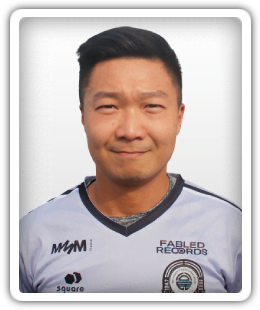
#> input picture Root/1000050.png, 260 x 310 px, found by its file name
$ python test_apply.py
#> lines starting #> are read from the running program, lines starting #| are printed output that depends on the picture; after the words box and inside, x2 and y2 are one past the last pixel; in counts of white or black regions, pixels touching at a corner belong together
### MVP1/apply_border.py
"""Apply the Football Manager portrait border to a 260x310 input image.

Usage:
    python apply_border.py INPUT [OUTPUT] [--fit]

The transformation composites your portrait into the canonical FM portrait
frame defined by template_alpha.npy:

    out.RGB[p] = portrait.RGB[p]   if p in content region (opaque)
               = (0,0,0)           elsewhere (black outer glow)
    out.A[p]   = template_alpha[p]

Modes:
    default : pixel-aligned. Your 260x310 image is masked directly by the
              template (edges outside the rounded content area are clipped).
    --fit   : your portrait is scaled to cover the content bounding box,
              so nothing important is lost to the rounded corners.
"""
import os
import sys
import numpy as np
from PIL import Image

BASE = os.path.dirname(os.path.abspath(__file__))
TEMPLATE_PATH = os.path.join(BASE, "template_alpha.npy")

TARGET_SIZE = (260, 310)  # (W, H)


def load_template():
    if not os.path.exists(TEMPLATE_PATH):
        raise FileNotFoundError(
            "template_alpha.npy not found. Run build_template.py first."
        )
    return np.load(TEMPLATE_PATH)  # (H, W) uint8
#> (reads MVP1/template_alpha.npy from the repository)


def content_bbox(content_mask):
    ys, xs = np.where(content_mask)
    return xs.min(), ys.min(), xs.max() + 1, ys.max() + 1  # x0,y0,x1,y1


def apply_border(portrait: Image.Image, template: np.ndarray, fit: bool = False) -> Image.Image:
#> called with fit = False
    H, W = template.shape
#> H = 310; W = 260
    content_mask = template == 255
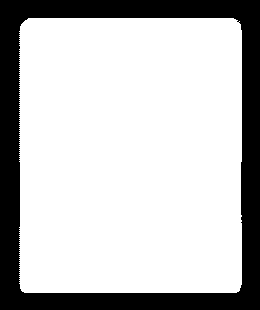
#> content_mask: shape (310, 260) bool; 75.7% white; 1 black region, box (x1, y1, x2, y2) and area: (0, 0, 260, 310) 19602

    if fit:
        # Scale portrait to cover content bbox, then place it.
        x0, y0, x1, y1 = content_bbox(content_mask)
        bw, bh = x1 - x0, y1 - y0
        src = portrait.convert("RGB")
        sw, sh = src.size
        scale = max(bw / sw, bh / sh)
        new = (max(1, round(sw * scale)), max(1, round(sh * scale)))
        src = src.resize(new, Image.LANCZOS)
        # center-crop to bbox size
        left = (src.size[0] - bw) // 2
        top = (src.size[1] - bh) // 2
        src = src.crop((left, top, left + bw, top + bh))
        canvas = np.zeros((H, W, 3), dtype=np.uint8)
        canvas[y0:y1, x0:x1] = np.asarray(src)
        rgb = canvas
    else:
        # Pixel-aligned: portrait must fill the full 260x310 frame.
        src = portrait.convert("RGB")
        if src.size != TARGET_SIZE:
            src = src.resize(TARGET_SIZE, Image.LANCZOS)
        rgb = np.asarray(src).copy()

    # Force black everywhere outside the content region (the glow is black).
    rgb[~content_mask] = 0

    out = np.dstack([rgb, template]).astype(np.uint8)
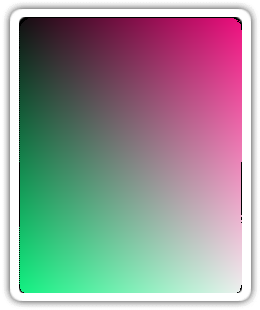
#> out: shape (310, 260, 4); mean R, G, B, A 96.6, 96.5, 96.5, 198.9; transparent parts drawn white
    return Image.fromarray(out, mode="RGBA")


# [15 lines left out: function main, not called in this run]


# [2 lines that do not run on import are left out]

### MVP1/test_apply.py
"""Test apply_border by generating a portrait and verifying output vs template."""
import os
import numpy as np
from PIL import Image
from apply_border import apply_border, load_template, TARGET_SIZE

BASE = os.path.dirname(os.path.abspath(__file__))
template = load_template()
H, W = template.shape

# 1) Make a synthetic gradient portrait (so we can see content survives)
xv, yv = np.meshgrid(np.linspace(0, 255, W), np.linspace(0, 255, H))
r = xv.astype(np.uint8)
g = yv.astype(np.uint8)
b = ((xv + yv) / 2).astype(np.uint8)
portrait = Image.fromarray(np.dstack([r, g, b]).astype(np.uint8), "RGB")
portrait.save(os.path.join(BASE, "test_input.png"))

# 2) Apply (default + fit)
out = apply_border(portrait, template, fit=False)
out.save(os.path.join(BASE, "test_output.png"))
out_fit = apply_border(portrait, template, fit=True)
#> call 2 of apply_border, with fit = True
#> in apply_border (call 2), `x0, y0, x1, y1 = content_bbox(content_mask)`: x0 = 19; y0 = 18; x1 = 242; y1 = 293
#> in apply_border (call 2), `bw, bh = x1 - x0, y1 - y0`: bw = 223; bh = 275
#> in apply_border (call 2), `scale = max(bw / sw, bh / sh)`: scale = 0.887
#> in apply_border (call 2), `new = (max(1, round(sw * scale)), max(1, round(sh * scale)))`: new = (231, 275)
#> in apply_border (call 2), `left = (src.size[0] - bw) // 2`: left = 4
#> in apply_border (call 2), `top = (src.size[1] - bh) // 2`: top = 0
#> in apply_border (call 2), `rgb[~content_mask] = 0`:
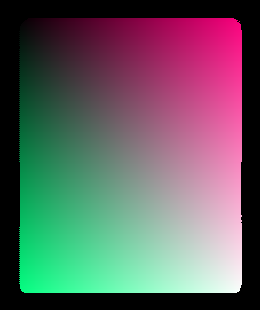
#> rgb: shape (310, 260, 3); mean R, G, B 96.3, 96.1, 96.2
out_fit.save(os.path.join(BASE, "test_output_fit.png"))

# 3) Verify: output alpha == template exactly
oarr = np.asarray(out)
assert np.array_equal(oarr[:, :, 3], template), "Alpha mismatch!"
print("PASS: output alpha channel matches template exactly.")

# 4) Verify: outside content region RGB is black
content_mask = template == 255
outside_rgb = oarr[~content_mask][:, :3]
assert outside_rgb.max() == 0, "Non-black pixel outside content!"
print("PASS: all pixels outside content region are black.")

# 5) Verify: inside content region matches portrait
parr = np.asarray(portrait)
assert np.array_equal(oarr[content_mask][:, :3], parr[content_mask]), "Content changed!"
print("PASS: content region preserves portrait pixels.")

# 6) Compare output alpha to a REAL sample's alpha (should be near-identical)
real = np.asarray(Image.open(os.path.join(BASE, "Root", "1000050.png")).convert("RGBA"))[:, :, 3]
diff = np.abs(real.astype(int) - template.astype(int))
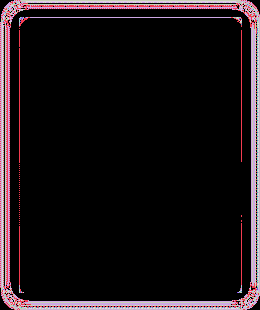
#> diff: shape (310, 260) int64; 11 distinct labels, from 0 to 10; one colour per label, 0 black
print(f"Alpha diff vs real sample 1000050: mean={diff.mean():.2f}, max={diff.max()}, "
      f"%pixels within 3 = {100*(diff<=3).mean():.2f}%")
#| Alpha diff vs real sample 1000050: mean=0.31, max=10, %pixels within 3 = 97.84%

# 7) Round-trip on a real portrait: strip a sample to RGB, re-apply, compare alpha
sample = Image.open(os.path.join(BASE, "Root", "100013.png")).convert("RGBA")
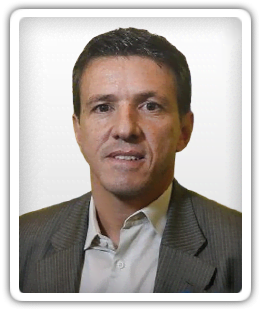
#> input picture Root/100013.png, 260 x 310 px, found by its file name
#> sample is the input picture: PIL image 260x310 RGBA; mean R, G, B, A 128.5, 121.2, 116.2, 199
sarr = np.asarray(sample)
# reconstruct an opaque RGB portrait from its content
rgb_only = Image.fromarray(sarr[:, :, :3], "RGB")
re = apply_border(rgb_only, template, fit=False)
#> call 3 of apply_border, with fit = False
#> in apply_border (call 3), `rgb[~content_mask] = 0`:
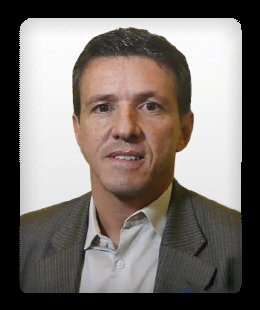
#> rgb: shape (310, 260, 3); mean R, G, B 120.4, 113.1, 108.1
rediff = np.abs(np.asarray(re)[:, :, 3].astype(int) - sarr[:, :, 3].astype(int))
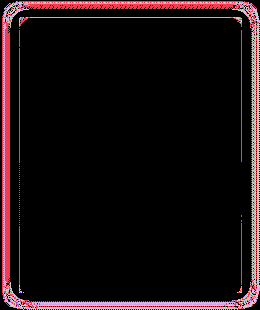
#> rediff: shape (310, 260) int64; 12 distinct labels, from 0 to 11; one colour per label, 0 black
print(f"Re-applied alpha vs original 100013: mean={rediff.mean():.2f}, max={rediff.max()}, "
      f"%within3={100*(rediff<=3).mean():.2f}%")
#| Re-applied alpha vs original 100013: mean=0.22, max=11, %within3=98.72%

print("\nAll tests passed.")
